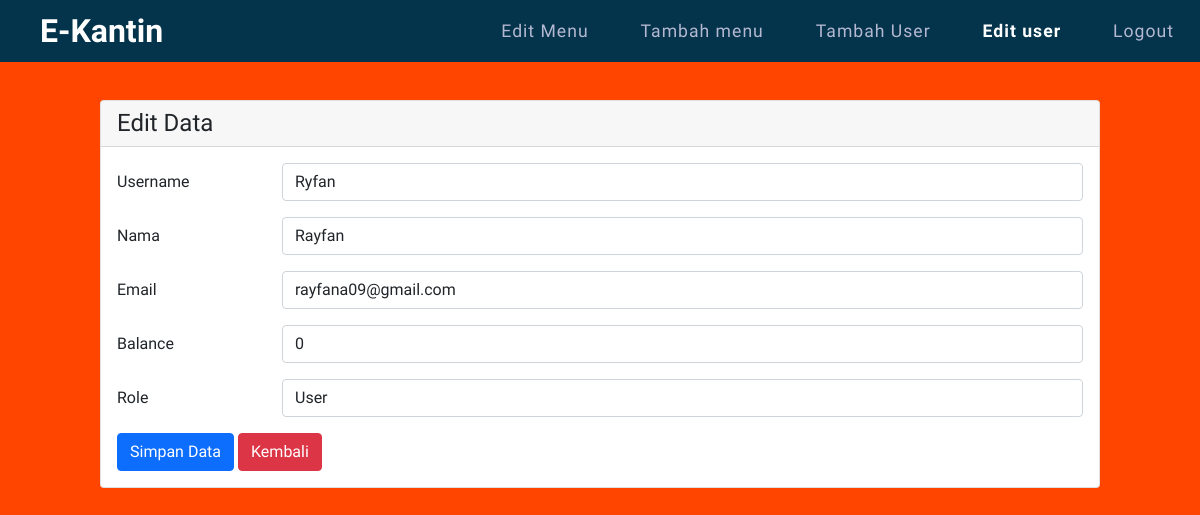
Screenshot of /user-edit-form.php?id=29 (signed in) with the database file from the repository.
### tables this page shows
CREATE TABLE `users` (
  `id` int(11) NOT NULL,
  `role` varchar(70) NOT NULL,
  `balance` int(11) NOT NULL,
  `name` varchar(40) NOT NULL,
  `username` varchar(50) NOT NULL,
  `email` varchar(50) NOT NULL,
  `password` varchar(255) NOT NULL
);

### user-edit-form.php (the view, shortened to what this page needs)
<?php
include("foradmin.php");
$id = $_GET['id'];
$sql = "SELECT * FROM users WHERE id=$id";
$query = mysqli_query($koneksi, $sql);
$user = mysqli_fetch_assoc($query);
?>
<!DOCTYPE html>
<html lang="en">
<head>
    <link href="https://cdn.jsdelivr.net/npm/bootstrap@5.1.3/dist/css/bootstrap.min.css" rel="stylesheet">
    <link rel="stylesheet" href="style1.css">
</head>
<body>
    <header>
        <a href="index.php" class="logo">E-Kantin</a>
        <ul class="navigasi">
            <li><a class="nav-item nav-link active" href="output-menu.php">Edit Menu</a></li>
            <li><a class="nav-item nav-link active" href="tambah-produk.php">Tambah menu</a></li>
            <li><a class="nav-item nav-link active" href="tambah-user.php">Tambah User</a></li>
            <li><a class="nav-item nav-link active" href="user-edit.php" style="color: white; font-weight: 600;">Edit user</a></li>
            <li><a class="nav-item nav-link active" href="logout.php">Logout</a></li>
        </ul>
    </header>
    <div class="banner">
        <div class="mx-auto">
            <div class="card">
                <h4 class="card-header">Edit Data</h4>
                <div class="card-body">
                    <form action="proses-edit.php" method="POST">
                        <div class="mb-3 row">
                            <label for="username" class="col-sm-2 col-form-label">Username</label>
                            <div class="col-sm-10">
                                <input type="text" class="form-control" id="username" name="username" value="<?php echo $user['username'] ?>">
                            </div>
                        </div>
                        <div class="mb-3 row">
                            <label for="nama" class="col-sm-2 col-form-label">Nama</label>
                            <div class="col-sm-10">
                                <input type="text" class="form-control" id="name" name="name" value="<?php echo $user['name'] ?>">
                            </div>
                        </div>
                        <div class="mb-3 row">
                            <label for="email" class="col-sm-2 col-form-label">Email</label>
                            <div class="col-sm-10">
                                <input type="text" class="form-control" id="email" name="email" value="<?php echo $user['email'] ?>">
                            </div>
                        </div>
                        <div class="mb-3 row">
                            <label for="balance" class="col-sm-2 col-form-label">Balance</label>
                            <div class="col-sm-10">
                                <input type="text" class="form-control" id="balance" name="balance" value="<?php echo $user['balance'] ?>">
                            </div>
                        </div>
                        <div class="mb-3 row">
                            <label for="role" class="col-sm-2 col-form-label">Role</label>
                            <div class="col-sm-10">
                                <select class="form-control" id="role" name="role">
                                    <option value="user" <?php if ($user['role'] == "user") echo "selected" ?>>User</option>
                                </select>
                            </div>
                        </div>
                        <span>
                            <input type="submit" name="simpan" value="Simpan Data" class="btn btn-primary">
                            <a href="user-edit.php"><input type="button" value="Kembali" class="btn btn-danger"></a>
                        </span>
                    </form>
                </div>
            </div>
        </div>
    </div>
</body>
</html>

### style1.css (style rules this page uses)
.mx-auto { width: 1000px; }
* { margin: 0; padding: 0; box-sizing: border-box; font-family: 'Palanquin Dark', sans-serif; }
header { position: absolute; width: 100%; display: flex; justify-content: space-between; align-items: center; padding: 10 px 100px; z-index: 10; background: #04344c; }
.logo { position: relative; right: 60px; font-size: 2em; color: #fff; text-decoration: none; font-weight: 600; padding-left: 100px; }
.navigasi { display: flex; justify-content: center; flex-wrap: wrap; margin: 10px 0; }
.navigasi li { list-style: none; margin: 0 10px; }
.navigasi li a { color: #b5b8d1; font-size: 1.1em; text-decoration: none; font-weight: 500; letter-spacing: 1px; }
.banner { background: orangered; padding: 100px 100px 50px; min-height: 100vh; }

### rows the page displays
users: username "Ryfan", name "Rayfan", email "rayfana09@gmail.com", balance "0", role "User"
